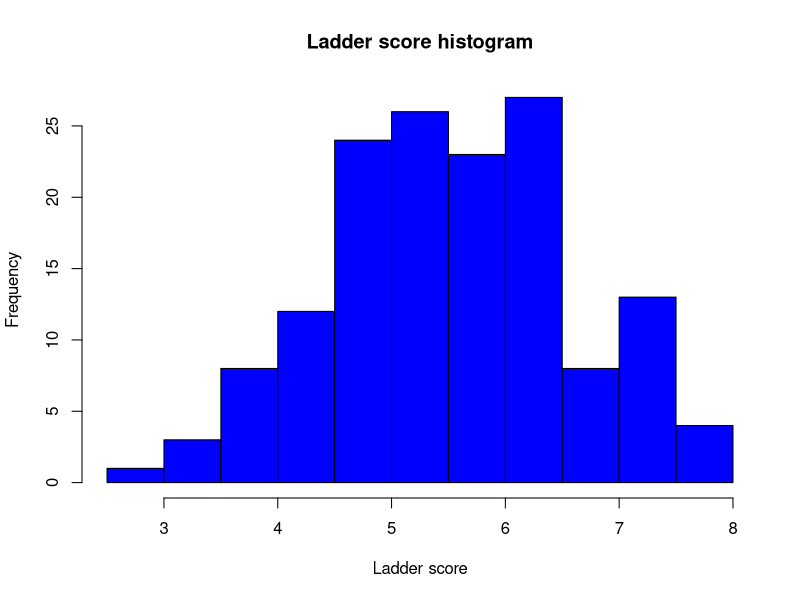
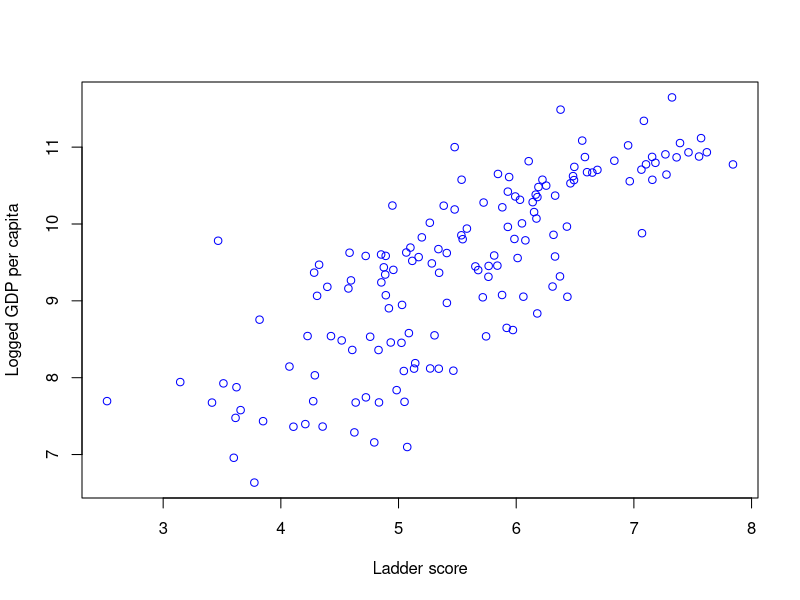
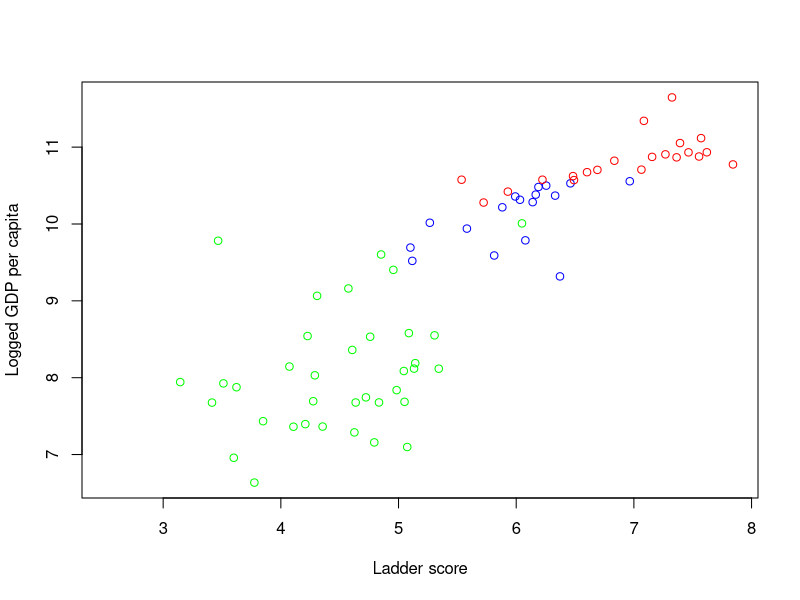
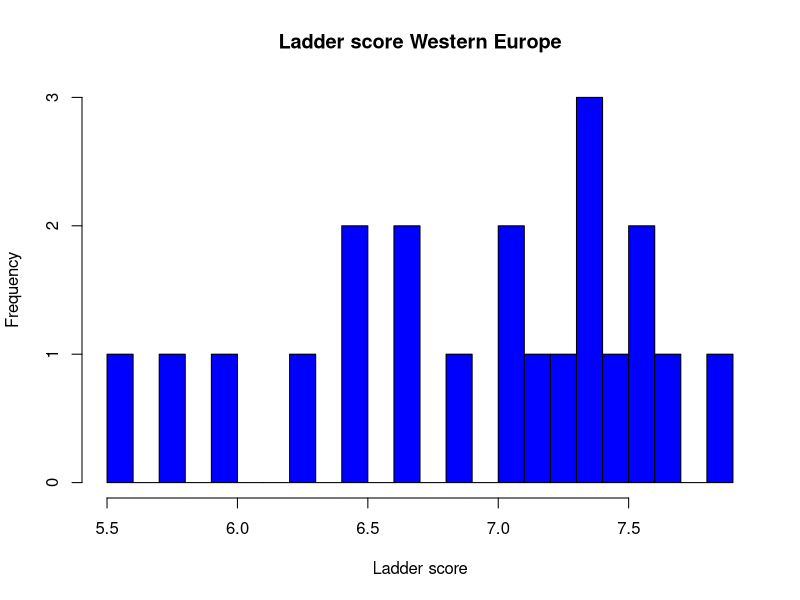
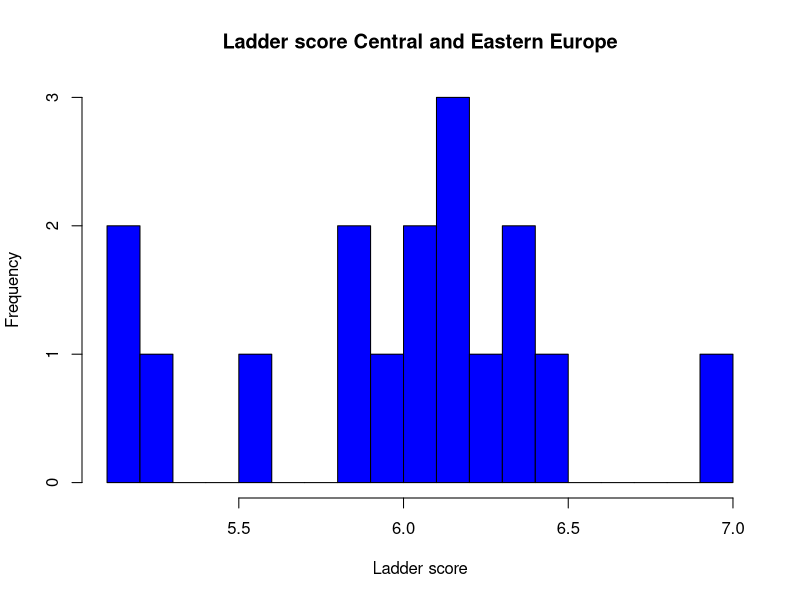
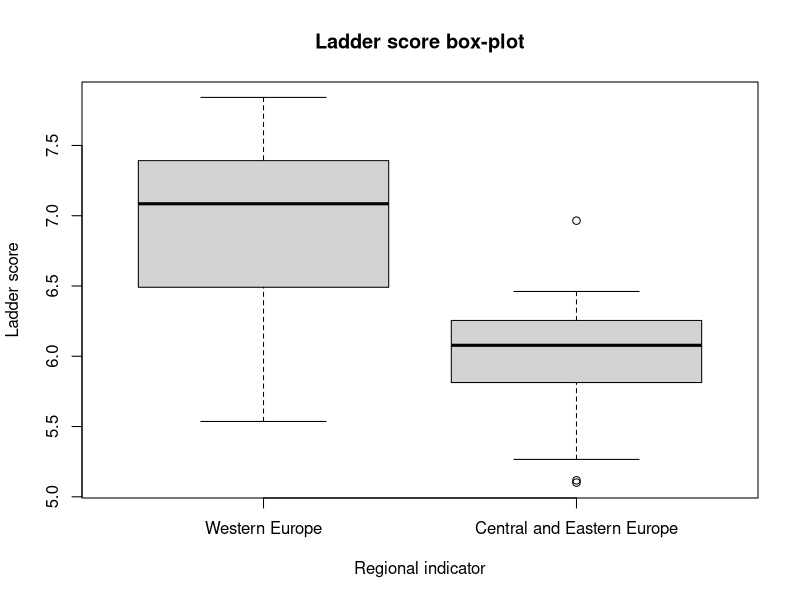
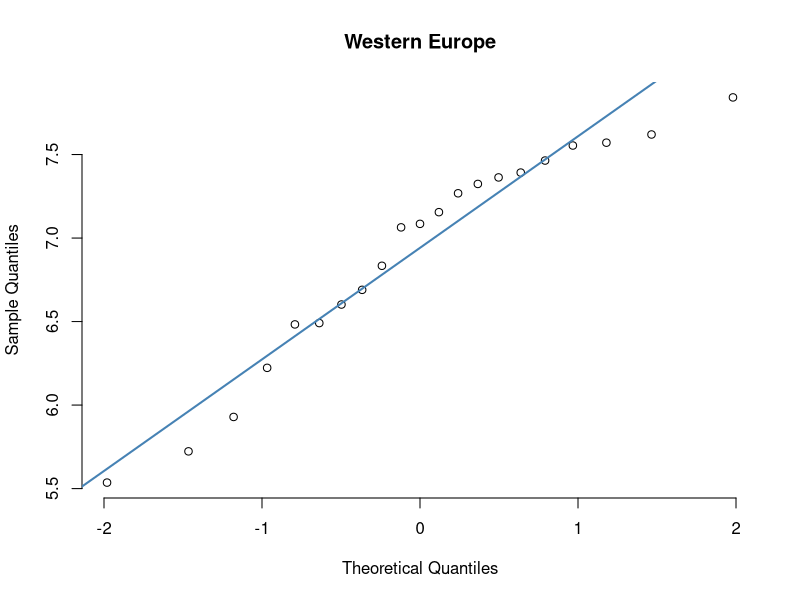
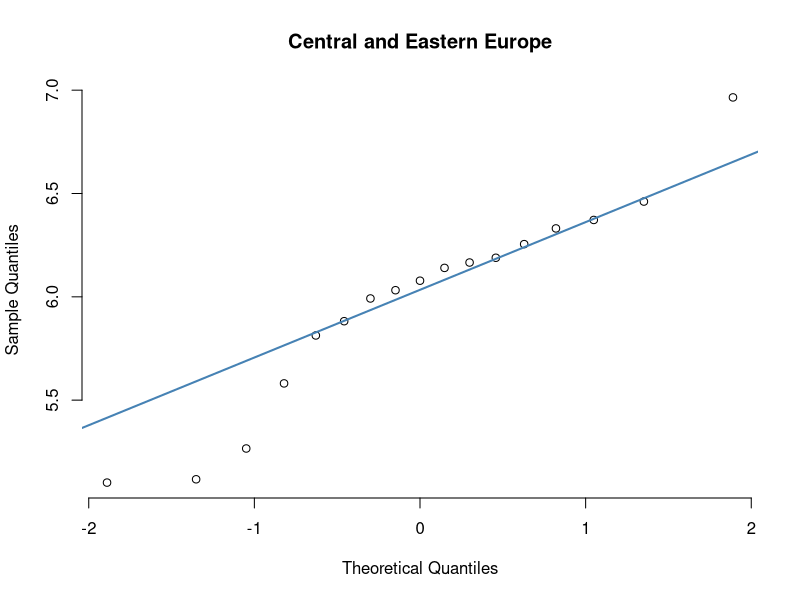

Generate these figures, in order, with R:
## ---- chunk 1
knitr::opts_chunk$set(echo = TRUE)
## ---- chunk 2
# Učitavanje podataka iz csv datoteke:
whr2020 = read.table("WHR_2020.csv", sep = ",")
whr2021 = read.table("WHR_2021.csv", sep = ",")
dim(whr2020)
dim(whr2021)
## ---- chunk 3
colnames(whr2020) <- c("Country name", "Regional indicator", "Ladder score", "Logged GDP per capita", "Social support", "Healthy life expectancy", "Freedom to make life choices", "Generosity", "Perceptions of corruption") 

colnames(whr2021) <- c("Country name", "Regional indicator", "Ladder score", "Logged GDP per capita", "Social support", "Healthy life expectancy", "Freedom to make life choices", "Generosity", "Perceptions of corruption", "Income Gini", "Wealth Gini") 
names(whr2020)
names(whr2021)
## ---- chunk 4
library(tidyverse)

whr2021 %>% group_by(`Regional indicator`) %>% summarise(
          Mean.LadderScore = mean(`Ladder score`),
          Mean.GDP = mean(`Logged GDP per capita`),
          Mean.SocialSupport = mean(`Social support`),
          Mean.LifeExp = mean(`Healthy life expectancy`),
          Mean.Freedom = mean(`Freedom to make life choices`),
          Mean.Generosity = mean(Generosity),
          Mean.Corruption = mean(`Perceptions of corruption`)
           #Mean.IncomeGini = mean(`Income Gini`),
           #Mean.WealthGini = mean(`Wealth Gini`)
            ) -> summary.result1
summary.result1


whr2021 %>% group_by(`Regional indicator`) %>% summarise(
          Med.LadderScore = median(`Ladder score`),
          Med.GDP = median(`Logged GDP per capita`),
          Med.SocialSupport = median(`Social support`),
          Med.LifeExp = median(`Healthy life expectancy`),
          Med.Freedom = median(`Freedom to make life choices`),
          Med.Generosity = median(Generosity),
          Med.Corruption = median(`Perceptions of corruption`)
            ) -> summary.result2
summary.result2
## ---- chunk 5
h = hist(whr2021$`Ladder score`,
         main="Ladder score histogram",
         xlab="Ladder score",
         ylab='Frequency',
         col="blue"
         )
## ---- chunk 6
# Ne razlikujemo vrste regija:
plot(whr2021$`Ladder score`,whr2021$`Logged GDP per capita`,
     col="blue",
     xlab='Ladder score',
     ylab='Logged GDP per capita')

# Razlikujemo vrste regija:
plot(whr2021$`Ladder score`[whr2021$`Regional indicator`=='Central and Eastern Europe'],
     whr2021$`Logged GDP per capita`[whr2021$`Regional indicator`=='Central and Eastern Europe'],
     col='blue',
     xlim=c(min(whr2021$`Ladder score`),max(whr2021$`Ladder score`)),
     ylim=c(min(whr2021$`Logged GDP per capita`),max(whr2021$`Logged GDP per capita`)),
     xlab='Ladder score',
     ylab='Logged GDP per capita')

points(whr2021$`Ladder score`[whr2021$`Regional indicator`=='Western Europe'],
     whr2021$`Logged GDP per capita`[whr2021$`Regional indicator`=='Western Europe'],col='red')
points(whr2021$`Ladder score`[whr2021$`Regional indicator`=='Sub-Saharan Africa'],
     whr2021$`Logged GDP per capita`[whr2021$`Regional indicator`=='Sub-Saharan Africa'],col='green')
## ---- chunk 7
western_europe = whr2021[whr2021$`Regional indicator` == "Western Europe",]
central_eastern_europe = whr2021[whr2021$`Regional indicator` == "Central and Eastern Europe",]
## ---- chunk 8
cat('Prosječan Ladder score zemalja iz Zapadne Europe ', mean(western_europe$`Ladder score`),'\n')
cat('Prosječan Ladder score zemalja iz Srednje i Istočne Europe', mean(central_eastern_europe$`Ladder score`), '\n')
## ---- chunk 9
h = hist(western_europe$`Ladder score`,
         main="Ladder score Western Europe",
         xlab="Ladder score",
         ylab='Frequency',
         col="blue",
         breaks = 20
         )

h = hist(central_eastern_europe$`Ladder score`,
         main="Ladder score Central and Eastern Europe",
         xlab="Ladder score",
         ylab='Frequency',
         col="blue",
         breaks = 20
         )
## ---- chunk 10
boxplot(western_europe$`Ladder score`,central_eastern_europe$`Ladder score`,
        main='Ladder score box-plot',
        ylab='Ladder score', xlab="Regional indicator", names = c("Western Europe", "Central and Eastern Europe"))
## ---- chunk 11
qqnorm(western_europe$`Ladder score`, pch = 1, frame = FALSE,main='Western Europe')
qqline(western_europe$`Ladder score`, col = "steelblue", lwd = 2)

qqnorm(central_eastern_europe$`Ladder score`, pch = 1, frame = FALSE,main='Central and Eastern Europe')
qqline(central_eastern_europe$`Ladder score`, col = "steelblue", lwd = 2)
## ---- chunk 12
ks.test(western_europe$`Ladder score`, "pnorm")
ks.test(central_eastern_europe$`Ladder score`, "pnorm")
## ---- chunk 13
boxplot(whr2020$`Ladder score`, whr2021$`Ladder score`,
        main = 'Ladder score box-plot by year',
        xlab = 'Year', ylab = 'Ladder score', names = c('2020', '2021'))
## ---- chunk 14
qqnorm(whr2020$`Ladder score`, pch = 1, frame = FALSE,main='Western Europe')
qqline(whr2020$`Ladder score`, col = "steelblue", lwd = 2)

qqnorm(whr2021$`Ladder score`, pch = 1, frame = FALSE,main='Central and Eastern Europe')
qqline(whr2021$`Ladder score`, col = "steelblue", lwd = 2)
## ---- chunk 15
t.test(whr2020$`Ladder score`, whr2021$`Ladder score`, alternative = "two.sided", var.equal = TRUE)

## ---- chunk 16
c1 = rgb(173,216,230,max = 255, alpha = 80, names = "lt.blue")
c2 = rgb(255,192,203, max = 255, alpha = 80, names = "lt.pink")
ladder2020 = whr2020$`Ladder score`
ladder2021 = whr2021$`Ladder score`
hist1 = hist(ladder2020, breaks = 10, plot = FALSE)
hist2 = hist(ladder2021, breaks = 10, plot = FALSE)
plot(hist1, col = c1, main = "Histogram of ladder score for two years", xlab = "Ladder score")
plot(hist2, col = c2, add = TRUE)
legend("topright",
  legend=c('2020','2021'),
  fill = c(c1,c2)
)
## ---- chunk 17
plot(whr2021$`Logged GDP per capita`, whr2021$`Ladder score`,
     col="blue",
     xlab='Logged GDP per capita',
     ylab='2021 Ladder score')
## ---- chunk 18
linreg = lm(formula = whr2021$`Ladder score` ~ whr2021$`Logged GDP per capita`)
summary(linreg)

plot(whr2021$`Logged GDP per capita`, whr2021$`Ladder score`,
     col="blue",
     xlab='Logged GDP per capita',
     ylab='2021 Ladder score')
abline(linreg$coefficients[1], linreg$coefficients[2], col = "orange", lwd = 2)

